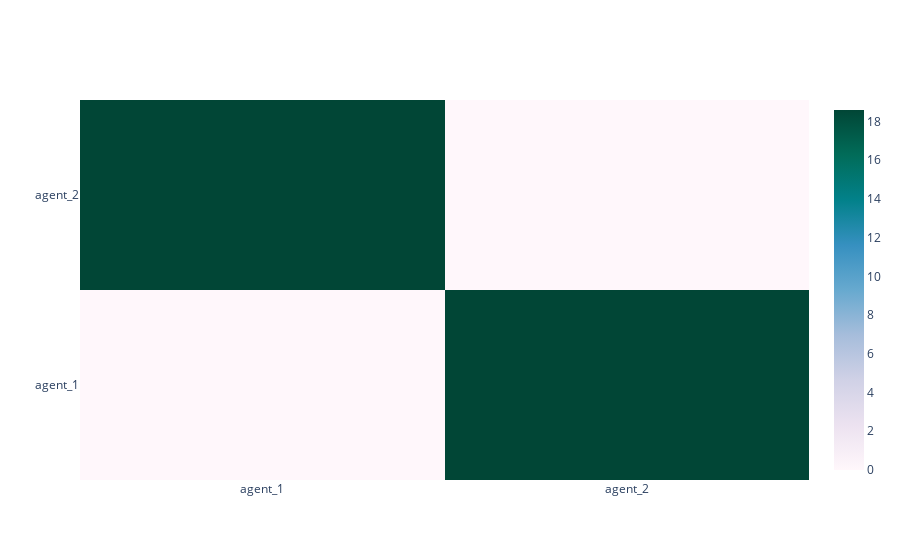

The notebook cell this image was saved under:
### Code cell
fig = heatmap(
    net.similarity_heatmap(),
    x_labels=['agent_'+str(i+1) for i in range(len(net.agents))],
    y_labels=['agent_'+str(i+1) for i in range(len(net.agents))]
)
fig.show()

### Figure 1 — Plotly figure (JSON) as saved in the notebook; plotly's stock layout.template omitted (floating-point values rounded to 4 significant figures)
{"data": [{"colorscale": [[0.0, "rgb(255,247,251)"], [0.125, "rgb(236,226,240)"], [0.25, "rgb(208,209,230)"], [0.375, "rgb(166,189,219)"], [0.5, "rgb(103,169,207)"], [0.625, "rgb(54,144,192)"], [0.75, "rgb(2,129,138)"], [0.875, "rgb(1,108,89)"], [1.0, "rgb(1,70,54)"]], "hoverongaps": false, "x": ["agent_1", "agent_2"], "y": ["agent_1", "agent_2"], "z": [[0.0, 18.59], [18.59, 0.0]], "type": "heatmap"}], "layout": {}}
